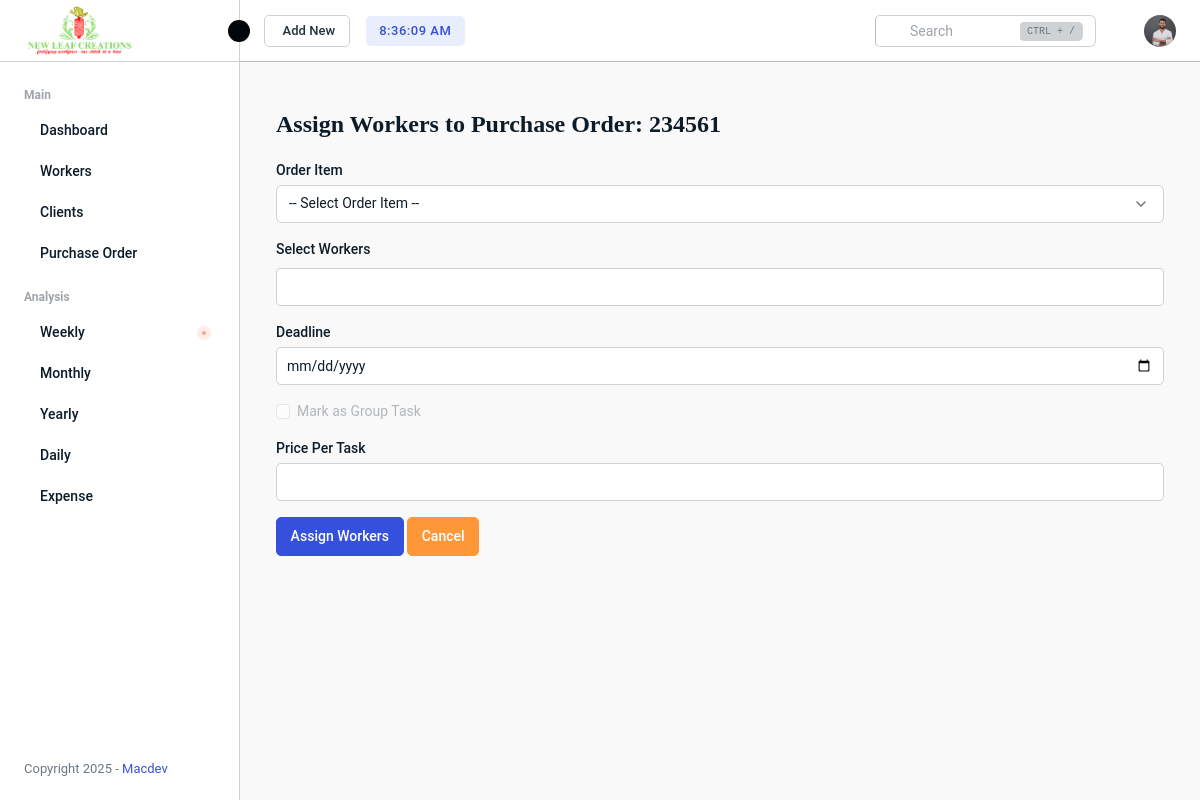
/management/po/1/assign-workers/, run on an earlier commit of the app's database.
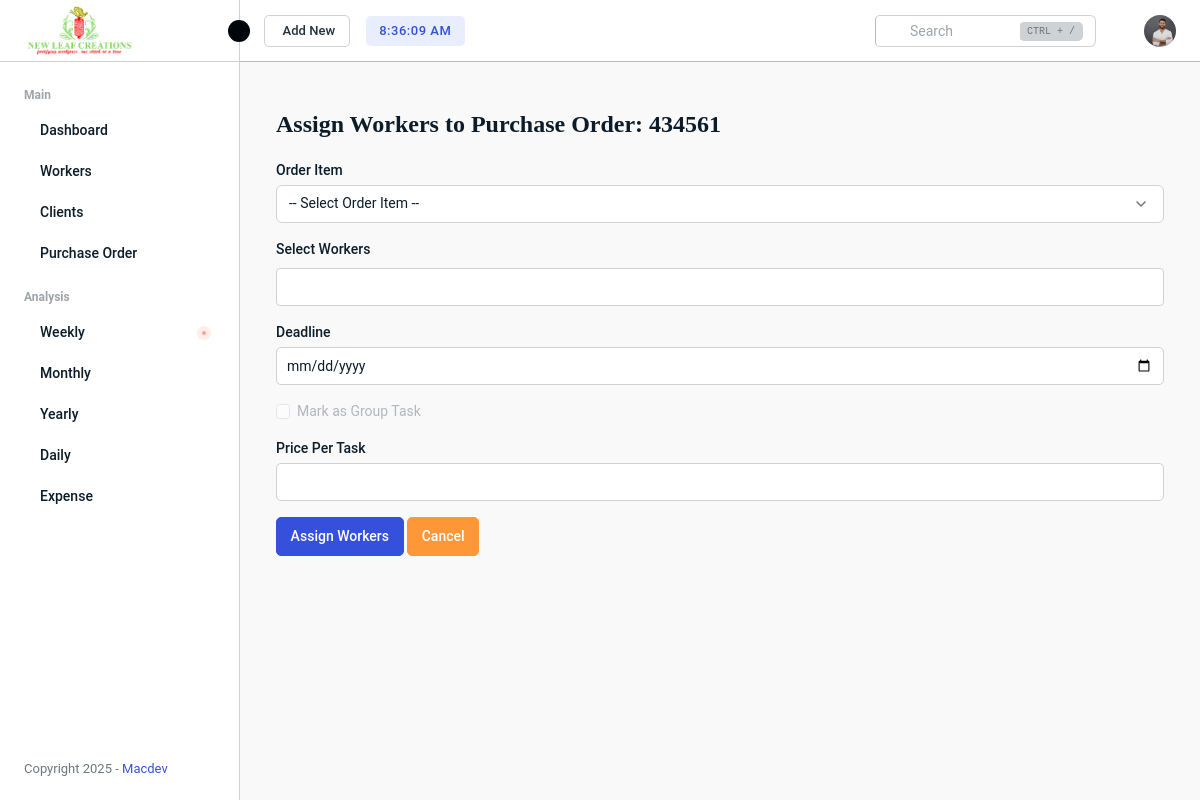
And on a later commit of the database.
### managementSystem/models.py (models this page shows, shortened)
class PurchaseOrder(models.Model):
    po_number = models.CharField(max_length=100, unique=True)
    client = models.ForeignKey(Client, on_delete=models.CASCADE)
    date = models.DateField()
    due_date = models.DateField()
    status = models.CharField(max_length=20, default='Pending')

### managementSystem/views.py (the view, shortened to what this page needs)
# urls.py: path('po/<int:po_id>/assign-workers/', views.assign_workers, name='assign_workers'),
def assign_workers(request, po_id):
    po = get_object_or_404(PurchaseOrder, id=po_id)
    items = OrderItem.objects.filter(po=po)
    workers = Worker.objects.filter(is_active=True)
    return render(request, "orders/assign_workers.html", {
        "po": po,
        "items": items,
        "workers": workers
    })

### managementSystem/templates/orders/assign_workers.html (shortened to what this page needs)
{% extends "base.html" %}
{% load static %}
{% block content %}
 <div class="main-wrapper">
     <div class="page-wrapper">
        <div class="content content-two create-project">
            <div class="container mt-4">
                <h2>Assign Workers to Purchase Order: {{ po.po_number }}</h2><br>
                <form method="POST">
                    <div class="mb-3">
                        <label for="order_item" class="form-label">Order Item</label>
                        <select name="order_item" id="order_item" class="form-select" required>
                            <option value="">-- Select Order Item --</option>
                        </select>
                    </div>
                    <div class="mb-3">
                        <label for="workers" class="form-label">Select Workers</label>
                    </div>
                    <div class="mb-3">
                        <label for="deadline" class="form-label">Deadline</label>
                        <input type="date" name="deadline" id="deadline" class="form-control" required>
                    </div>
                    <div class="form-check mb-3">
                        <input class="form-check-input" type="checkbox" name="is_group_task" id="is_group_task" disabled>
                        <label class="form-check-label" for="is_group_task">
                            Mark as Group Task
                        </label>
                    </div>
                    <div class="mb-3">
                        <label for="price_per_task" class="form-label">Price Per Task</label>
                        <input type="number" step="0.01" name="price_per_task" id="price_per_task" class="form-control" required>
                    </div>
                    <button type="submit" class="btn btn-primary">Assign Workers</button>
                    <a href="{% url 'managementSystem:view_po' po.id %}" class="btn btn-secondary">Cancel</a>
                </form>
            </div>
        </div>
     </div>
 </div>
{% endblock %}

What changed in the data, as far as the page shows it:
changed PurchaseOrder: po_number "234561" → "434561"
